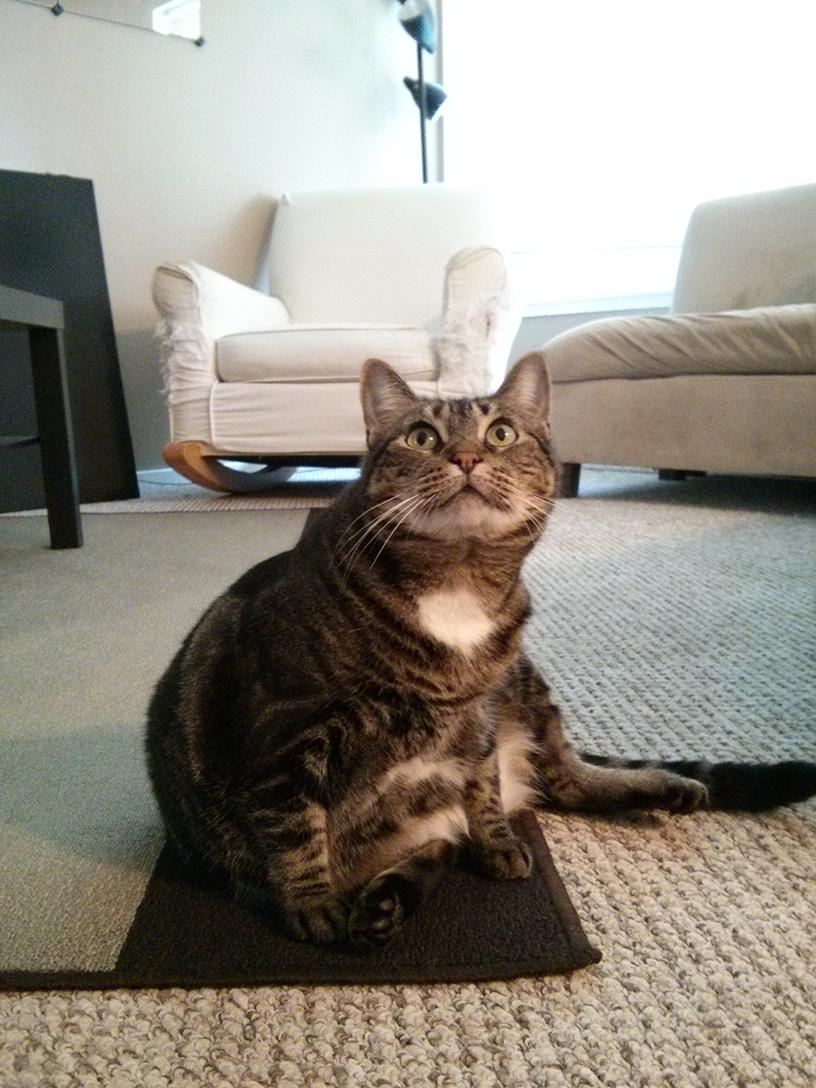
#> input picture 机器学习/机器学习/opencv/zophie.jpg, 816 x 1088 px
$ python '7.图像的阈值处理.py'
#> lines starting #> are read from the running program, lines starting #| are printed output that depends on the picture; after the words box and inside, x2 and y2 are one past the last pixel; in counts of white or black regions, pixels touching at a corner belong together
import numpy as np
import cv2

# 使得图像轮廓更加鲜明，更容易被计算机识别

# 流程：把图像色彩空间转化为灰度空间，再进行阈值处理
# openCV提供了threshold()方法用于图像进行阈值处理
# retval,dst = cv2.threshold(src,thresh,maxval,type)
# thresh: 阈值
# maxval：阈值处理采用的最大值
# type：阈值处理的类型
        # cv2.THRESH_BINARY             二值化阅值处理
        # cv2.THRESH_BINARY_INV         反二值化阀值处理
        # cv2.THRESH_TOZERO             低于阀值零处理
        # cv2.THRESH_TOZERO_INV         超出阈值零处理
        # cv2.THRESH_TRUNC              截断阈值处理
# retval：处理时采用的阈值


# 二值化处理
# 进行二值化处理时，每一个像素都会与阈值进行比较，将大于阈值的像素值变为最大值，小于或等于阈值的像素值变为0
img = cv2.imread('zophie.jpg',0)    # 将图像读取成灰度图像
#> img: shape (1088, 816); min 0, max 255, mean 141.7
t1,dst1 = cv2.threshold(img,100,255,cv2.THRESH_BINARY)
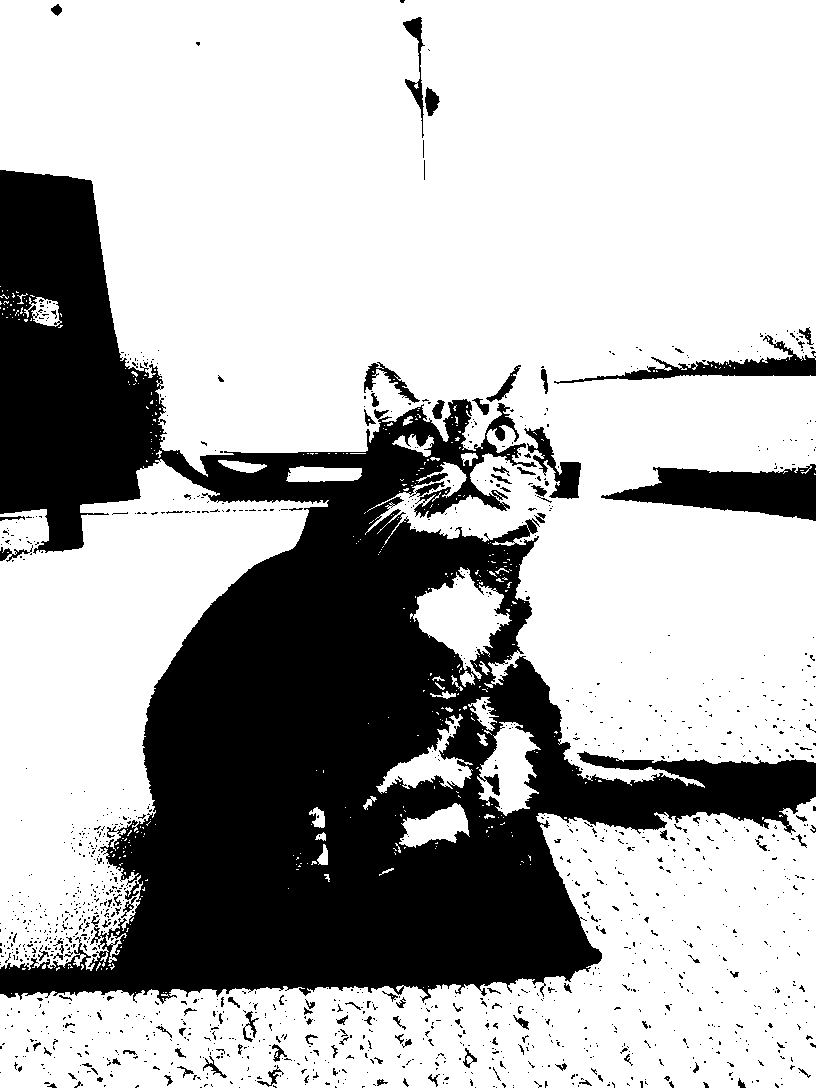
#> dst1: shape (1088, 816); 70.3% white; 1379 black regions (1262 under 20 px), largest, box (x1, y1, x2, y2) and area: (0, 170, 816, 1004) 240719, (601, 464, 816, 521) 7053, (554, 335, 816, 384) 2865
cv2.imshow('snow',dst1)
print(t1)   # 就是阈值
cv2.waitKey()

# 反二值化处理
# 进行反二值化处理时，每一个像素都会与阈值进行比较，将大于阈值的像素值变为0，小于或等于阈值的像素值变为最大值
t2,dst2 = cv2.threshold(img,100,255,cv2.THRESH_BINARY_INV)
cv2.imshow('snow',dst2)
print(t2)   # 就是阈值
cv2.waitKey()


# 零处理
# 零处理会将某一个范围内的像素值变为0，并允许范围之外的像素值保留原值。
# 零处理包括低于阈值0处理和高于阈值零处理

# 低于阈值零处理
# 低于阈值的像素值变为0，高的保持不变
t3,dst3 = cv2.threshold(img,130,255,cv2.THRESH_TOZERO)  # 低于阈值零处理上最大阈值没用
cv2.imshow('snow',dst3)
print(t3)   # 就是阈值
cv2.waitKey()

# 超出阈值零处理
# 超出阈值的像素值变为0，低于的保持不变
t4,dst4 = cv2.threshold(img,100,255,cv2.THRESH_TOZERO_INV)  # 超出阈值零处理上最大阈值没用
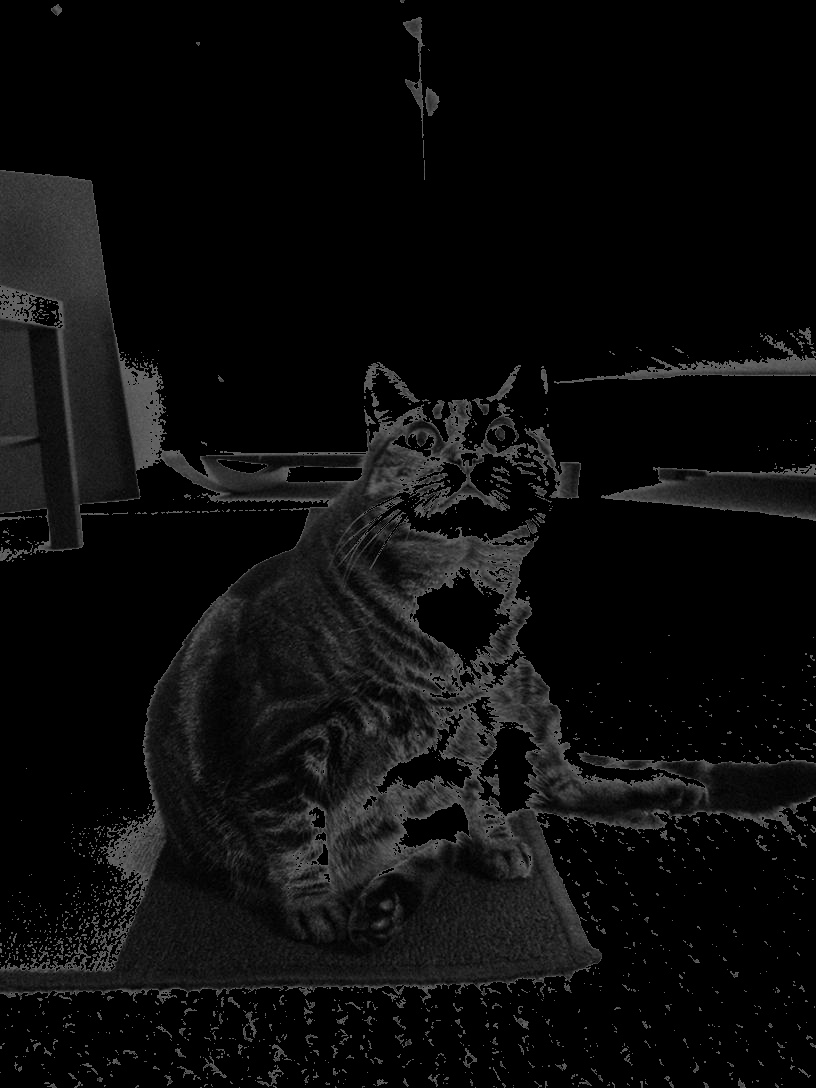
#> dst4: shape (1088, 816); min 0, max 100, mean 12.2
cv2.imshow('snow',dst4)
print(t4)   # 就是阈值
cv2.waitKey()


# 截断处理
# 截断处理也叫截断阈值处理，该处理将图像中大于阈值的像素值变为和阈值一样的值，小于阈值保持不变
t5,dst5 = cv2.threshold(img,100,255,cv2.THRESH_TRUNC)  # 截断阈值零处理上最大阈值没用
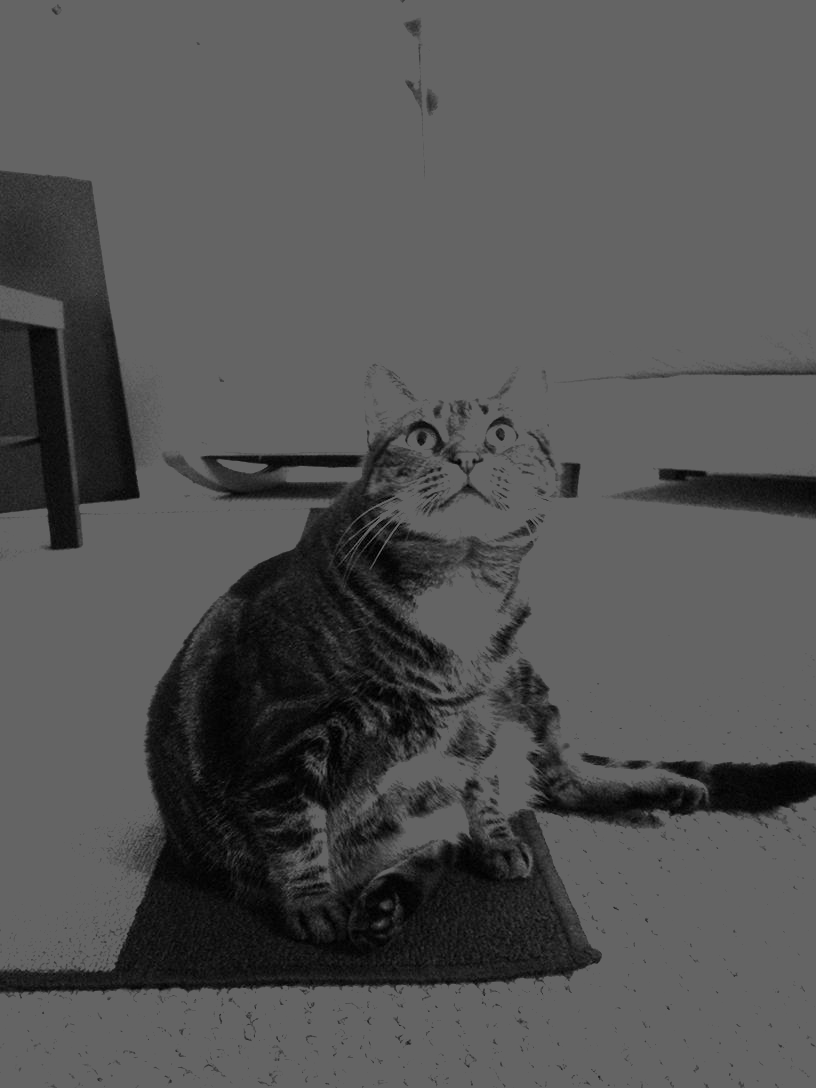
#> dst5: shape (1088, 816); min 0, max 100, mean 82.5
cv2.imshow('snow',dst5)
print(t5)   # 就是阈值
cv2.waitKey()


# 自适应处理
# 图像中不同区域使用不同阈值，把这种改进阈值处理技术称为自适应阈值处理
# 处理明暗不均图像，获得更加简单的图像效果
# !!!传入图要为灰度图像
# dst = cv2.adaptiveThreshold(src,maxValue,adaptiveMethod,thresholdType,blockSize,C)
# src：被处理图像，该图像要是灰度图像
# maxValue：阈值处理采用的最大值
# adaptiveMethod：自适应阈值的计算方法
           # cv2.ADAPTIVE_THRESH_MEAN_C             对一个正方形区域内的所有像素平均加权
           # cv2.ADAPTIVE_THRESH_GAUSSIAN_C         高斯函数.....
# thresholdType：阈值处理类型，要为二值化处理，或者是反二值化处理
# blockSize：一个正方形区域的大小，5值的是5*5区域
# C：常数
img2 = cv2.adaptiveThreshold(img,255,cv2.ADAPTIVE_THRESH_GAUSSIAN_C,cv2.THRESH_BINARY,5,3)
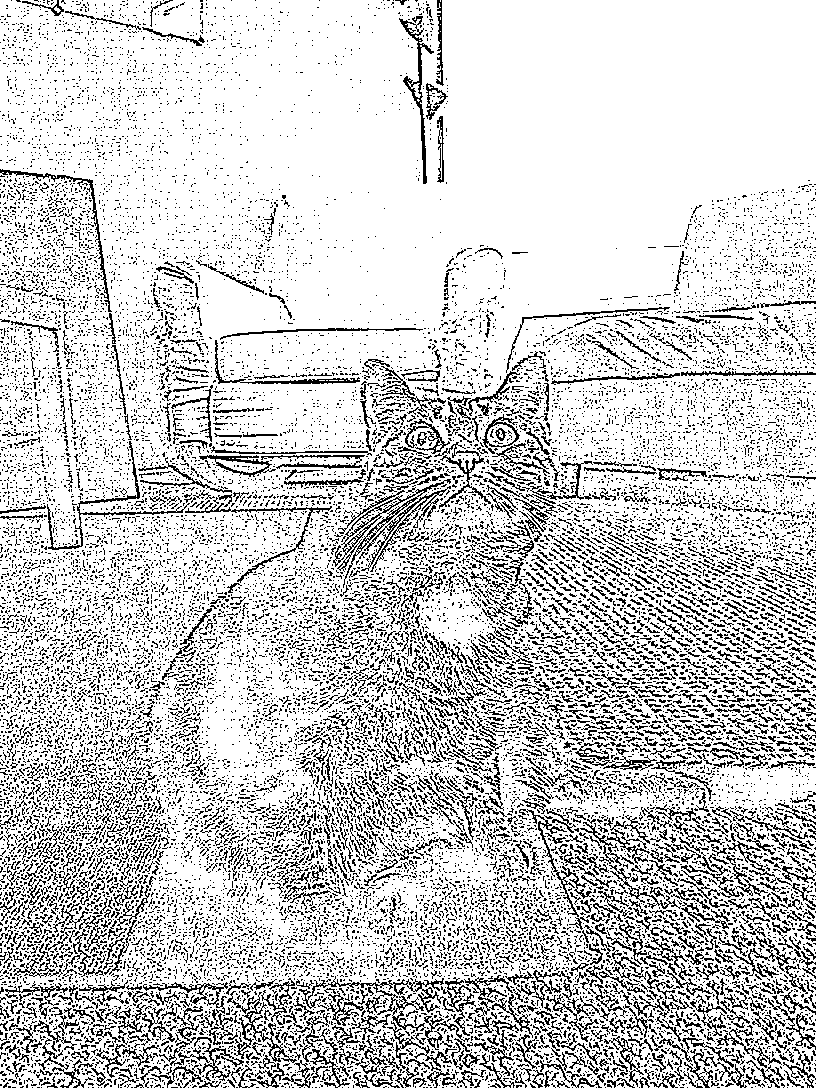
#> img2: shape (1088, 816); 80.3% white; black in thin lines or dots
cv2.imshow('snow',img2)
cv2.waitKey()


# 电脑自己找阈值
# Ostu方法
# 前面都是自己找阈值，ostu()方法可以让电脑自己计算出阈值
# ostu 方法基本与threshold一样

# retval,dst = cv2.threshold(src,thresh,maxval,type)
# thresh要设置为0
# type 再加上一个阈值处理类型，原cv2.类型 + cv2.THRESH_OTSU

$ run again, with 机器学习/机器学习/opencv/lz.jpg copied over 机器学习/机器学习/opencv/zophie.jpg
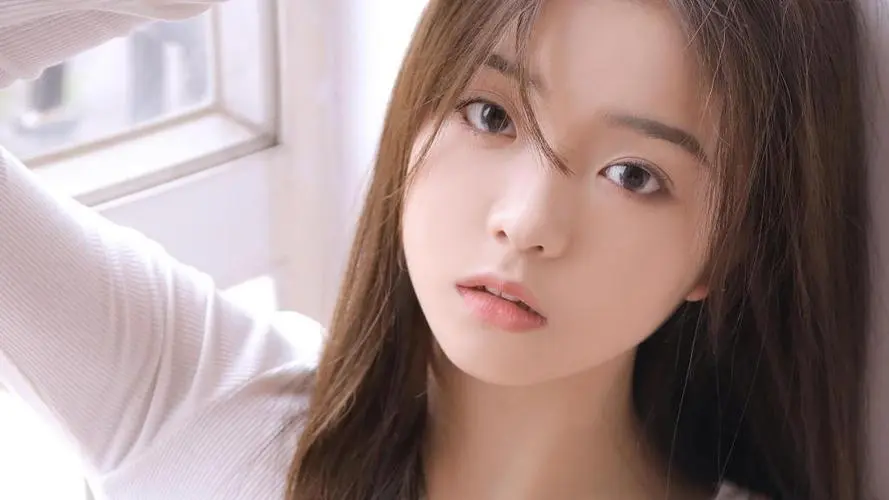
#> input picture 机器学习/机器学习/opencv/lz.jpg, 889 x 500 px
#> `t1,dst1 = cv2.threshold(img,100,255,cv2.THRESH_BINARY)`:
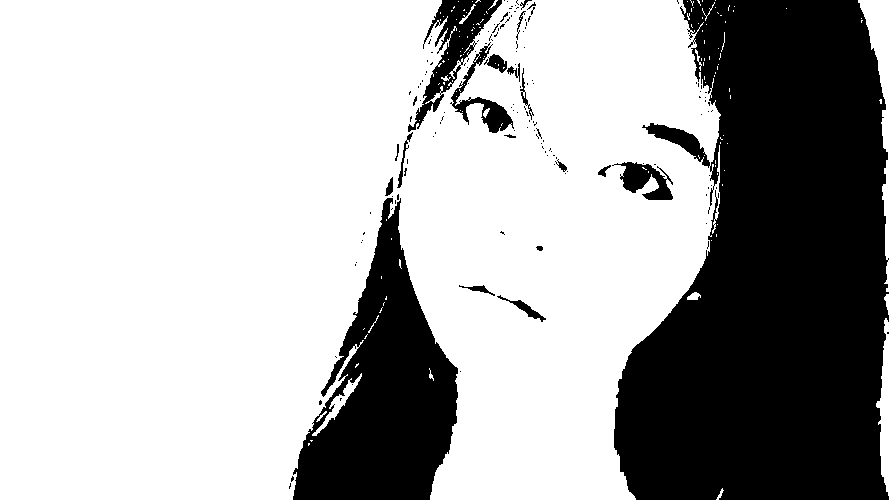
#> dst1: shape (500, 889); 69% white; 154 black regions (133 under 20 px), largest, box (x1, y1, x2, y2) and area: (614, 0, 889, 500) 103730, (293, 198, 458, 500) 26128, (408, 0, 502, 132) 3469
#> `img2 = cv2.adaptiveThreshold(img,255,cv2.ADAPTIVE_THRESH_GAUSSIAN_C,cv..`:
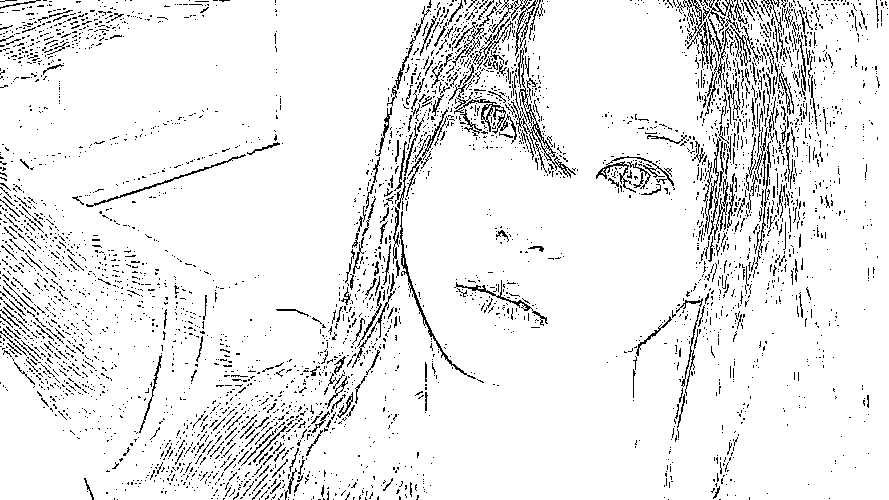
#> img2: shape (500, 889); 92.5% white; black in thin lines or dots

$ run again, with 机器学习/机器学习/opencv/mn.jpg copied over 机器学习/机器学习/opencv/zophie.jpg
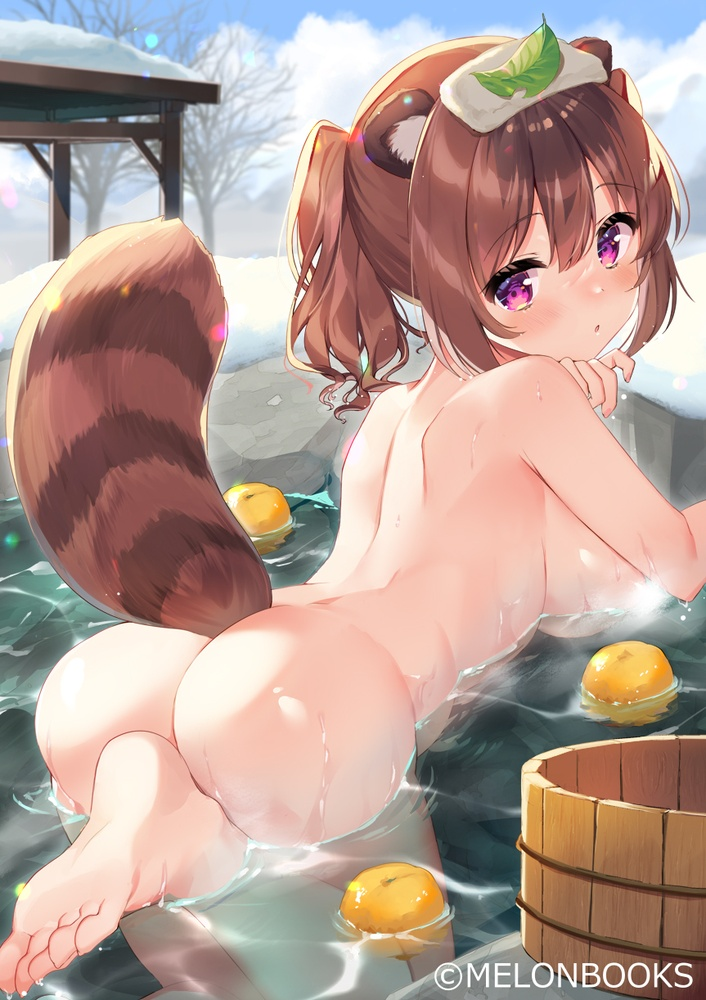
#> input picture 机器学习/机器学习/opencv/mn.jpg, 706 x 1000 px, shrunk from 863 x 1222 before the run
#> `t1,dst1 = cv2.threshold(img,100,255,cv2.THRESH_BINARY)`:
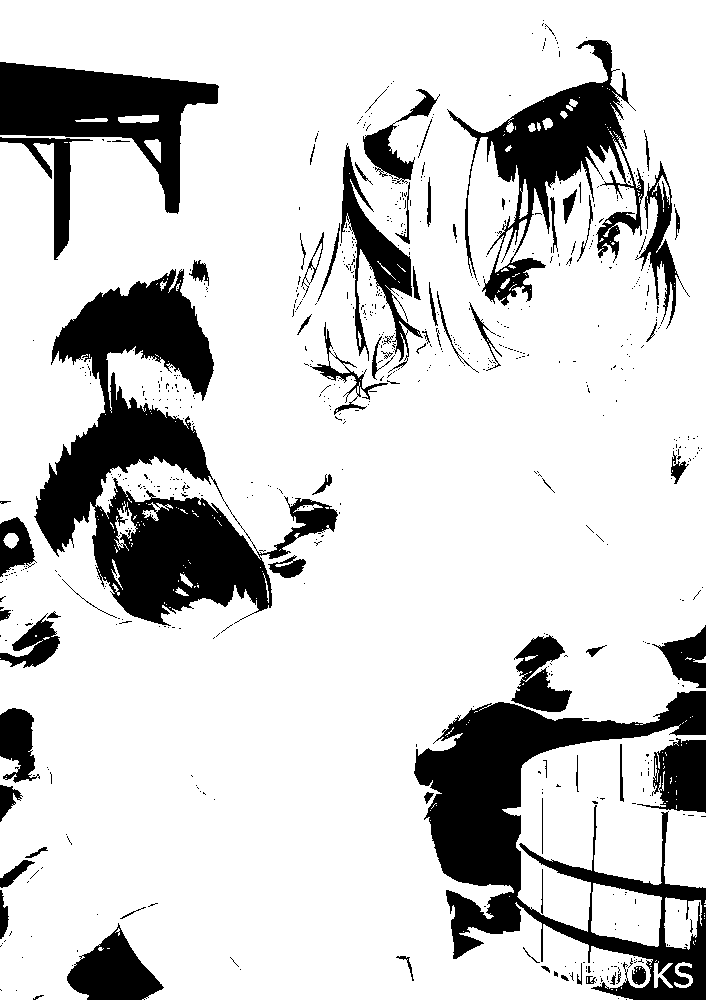
#> dst1: shape (1000, 706); 81.2% white; 709 black regions (631 under 20 px), largest, box (x1, y1, x2, y2) and area: (34, 269, 338, 626) 38293, (414, 691, 706, 1000) 30703, (447, 40, 644, 306) 14173
#> `img2 = cv2.adaptiveThreshold(img,255,cv2.ADAPTIVE_THRESH_GAUSSIAN_C,cv..`:
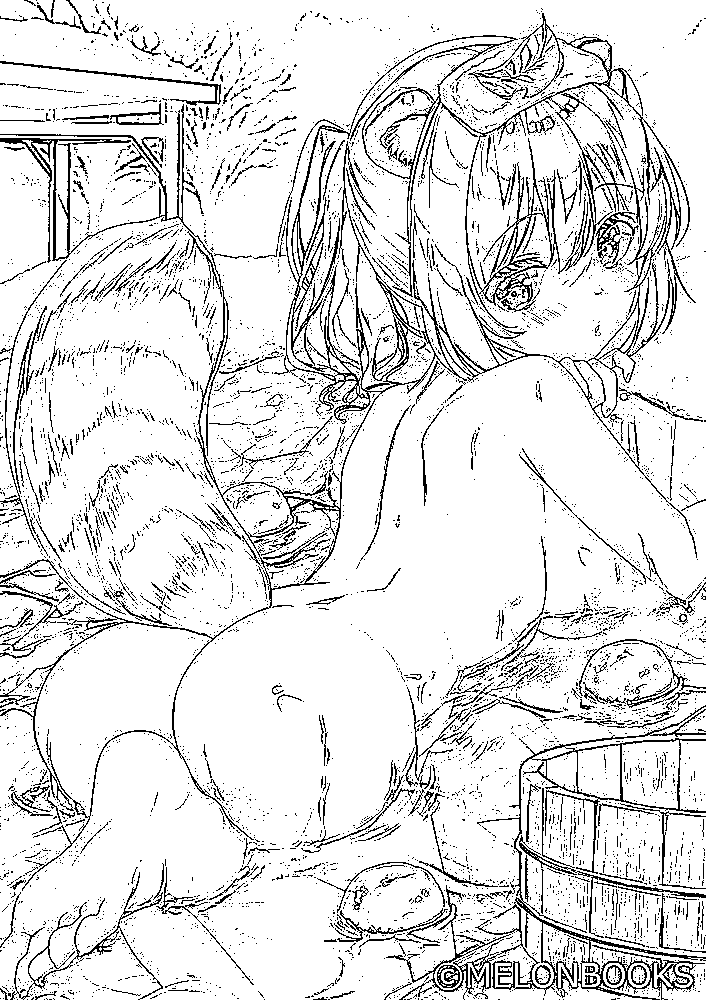
#> img2: shape (1000, 706); 88.5% white; black in thin lines or dots
